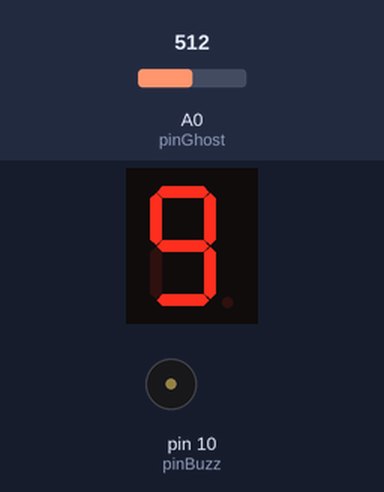
Bench run of a sketch on a simulated Arduino Uno, built with avr-gcc and run on an emulated ATmega328P. Shown: 1-digit seven-segment display, buzzer (waves = sounding). Wiring (inferred from the names in the program): 1-digit 7-segment display, segments lit when HIGH: segments pin 2, pin 3, pin 4, pin 5, pin 6, pin 7, pin 8, pin 9. The test bench sets the inputs (shaded band); at power-on: A0 (pinGhost) = 512. The segment pins are drawn as the display they are named for.

Above: at 1.2 s.
1.3 s: A0 (pinGhost) set to 0
At 3.1 s:
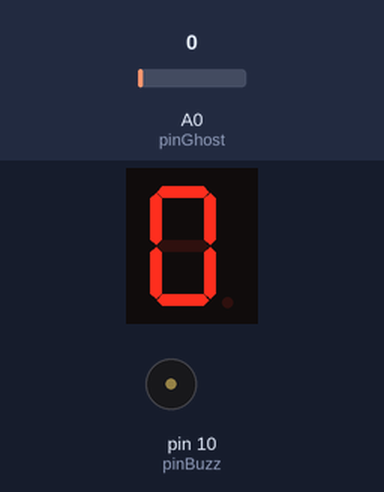
4.3 s: A0 (pinGhost) set to 18
At 5.1 s:
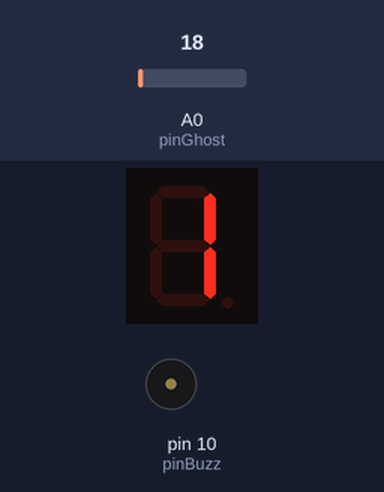
5.9 s: A0 (pinGhost) set to 122
At 6.06 s:
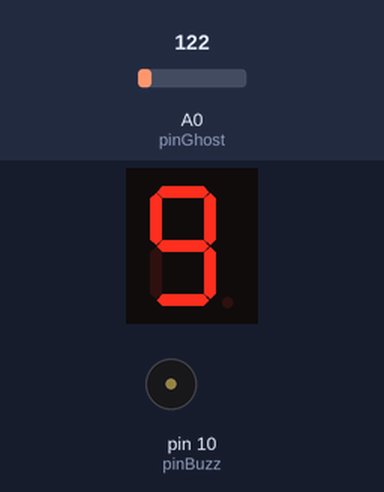
Timing chart, 0 to 13.4 s (numbered marks = the images above; inputs shaded):
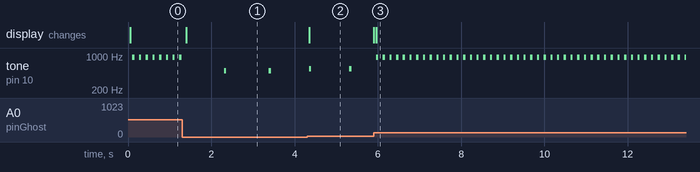

Measured:
- after the input at 1.3 s, tone on pin 10 (pinBuzz): alternates 500 Hz for 0.05 s and silent for 1.0 s, starting after 1.0 s; the display: changes after 0.10 s (image 1)
- after the input at 4.3 s, the display: changes after 0.05 s (image 2)
- after the input at 5.9 s, tone on pin 10 (pinBuzz): alternates 950 Hz for 0.05 s and silent for 0.11 s, starting after 0.06 s; the display: first changes at once (image 3 shows a later state)
- by itself, tone on pin 10 (pinBuzz): alternates 950 Hz for 0.05 s and silent for 0.11 s

The sketch:

ghost_detector.ino
```cpp
const int sampleSize = 500;


const int pinBuzz = 10;

int baseFrequency = 500; // frequency for a detection of 5
long lastBuzz = 0;
long buzzStep = 100; // the step by which it gets faster, for every step above 0 on the display
long normalInterval = 1000; // the interval for buzzes at a value of 0 on the 7-segment display
long playInterval = 20; // how long it should play the sound
bool screechState = LOW;

int freqStep = 50; // step it adds\decreases depending on how far from 5 it is


const int pinGhost = A0;

const int pinA = 2;
const int pinB = 3;
const int pinC = 4;
const int pinD = 5;
const int pinE = 6;
const int pinF = 7;
const int pinG = 8;
const int pinDP = 9;

const int segSize = 8;
const int noOfDigits = 10;
bool dpState = LOW;


bool digitMatrix[noOfDigits][segSize - 1] = {
// a  b  c  d  e  f  g
  {1, 1, 1, 1, 1, 1, 0}, // 0
  {0, 1, 1, 0, 0, 0, 0}, // 1
  {1, 1, 0, 1, 1, 0, 1}, // 2
  {1, 1, 1, 1, 0, 0, 1}, // 3
  {0, 1, 1, 0, 0, 1, 1}, // 4
  {1, 0, 1, 1, 0, 1, 1}, // 5
  {1, 0, 1, 1, 1, 1, 1}, // 6
  {1, 1, 1, 0, 0, 0, 0}, // 7
  {1, 1, 1, 1, 1, 1, 1}, // 8
  {1, 1, 1, 1, 0, 1, 1}  // 9
};
int segments[segSize] = {
  pinA, pinB, pinC, pinD, pinE, pinF, pinG, pinDP
};

void displayNumber(byte digit, bool decimalPoint) {
  for(int i = 0; i < segSize - 1; i++) {
    digitalWrite(segments[i], digitMatrix[digit][i]);
  }
  digitalWrite(pinDP, decimalPoint);
}

void setup() {
  // put your setup code here, to run once:
  for(int i = 0; i < 8; ++i) {
    pinMode(segments[i], OUTPUT);
  }
  pinMode(pinBuzz, OUTPUT);
  pinMode(pinGhost, INPUT);


  Serial.begin(9600);
}

void playAtIntervals(int score) {
  if(!screechState && millis() - lastBuzz >= normalInterval - score * buzzStep) {
    lastBuzz = millis();
    screechState = HIGH;
    tone(pinBuzz, baseFrequency + score * freqStep);
  }
  else if(screechState && millis() - lastBuzz < playInterval){
    tone(pinBuzz, baseFrequency + score * freqStep);
  }
  else if(screechState && millis() - lastBuzz >= playInterval) {
    noTone(pinBuzz);
    lastBuzz = millis();
    screechState = LOW;
  }
}

void loop() {
  // put your main code here, to run repeatedly:
  long inputsSummed = 0;
  for(int i = 0; i < sampleSize; ++i) {
    int currentInput = analogRead(pinGhost);
    inputsSummed += currentInput;
  }

  int averageInput = inputsSummed / sampleSize;
  averageInput = constrain(averageInput, 0, 100);
  averageInput = map(averageInput, 0, 100, 0, 9);

  playAtIntervals(averageInput);

  displayNumber(averageInput, false);
}
```
